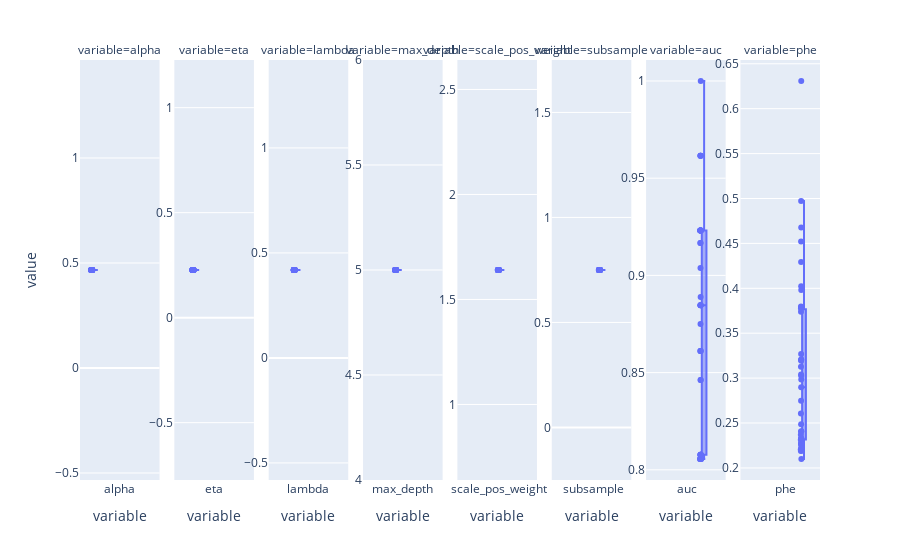

Notebook cell for this chart:
### Code cell
import plotly.express as px

fig_boxplot = px.box(
    bs_trials.drop("seed", axis="columns"),
    points="all",
    facet_col="variable",
)

fig_boxplot.update_xaxes(matches=None)
fig_boxplot.update_yaxes(matches=None)
fig_boxplot.for_each_yaxis(lambda yaxis: yaxis.update(showticklabels=True))
fig_boxplot.show()

### Figure 1 — Plotly figure (JSON) as saved in the notebook; plotly's stock layout.template omitted (floating-point values rounded to 4 significant figures)
{"data": [{"alignmentgroup": "True", "boxpoints": "all", "hovertemplate": "variable=%{x}<br>value=%{y}<extra></extra>", "legendgroup": "", "marker": {"color": "#636efa"}, "name": "", "notched": false, "offsetgroup": "", "orientation": "v", "showlegend": false, "type": "box", "x": ["alpha", "alpha", "alpha", "alpha", "alpha", "alpha", "alpha", "alpha", "alpha", "alpha", "alpha", "alpha", "alpha", "alpha", "alpha", "alpha", "alpha", "alpha", "alpha", "alpha", "alpha", "alpha", "alpha", "alpha", "alpha", "alpha", "alpha", "alpha", "alpha", "alpha", "alpha", "alpha", "alpha", "alpha", "alpha", "alpha", "alpha", "alpha", "alpha"], "x0": " ", "xaxis": "x", "y": [0.4666, 0.4666, 0.4666, 0.4666, 0.4666, 0.4666, 0.4666, 0.4666, 0.4666, 0.4666, 0.4666, 0.4666, 0.4666, 0.4666, 0.4666, 0.4666, 0.4666, 0.4666, 0.4666, 0.4666, 0.4666, 0.4666, 0.4666, 0.4666, 0.4666, 0.4666, 0.4666, 0.4666, 0.4666, 0.4666, 0.4666, 0.4666, 0.4666, 0.4666, 0.4666, 0.4666, 0.4666, 0.4666, 0.4666], "y0": " ", "yaxis": "y"}, {"alignmentgroup": "True", "boxpoints": "all", "hovertemplate": "variable=%{x}<br>value=%{y}<extra></extra>", "legendgroup": "", "marker": {"color": "#636efa"}, "name": "", "notched": false, "offsetgroup": "", "orientation": "v", "showlegend": false, "type": "box", "x": ["eta", "eta", "eta", "eta", "eta", "eta", "eta", "eta", "eta", "eta", "eta", "eta", "eta", "eta", "eta", "eta", "eta", "eta", "eta", "eta", "eta", "eta", "eta", "eta", "eta", "eta", "eta", "eta", "eta", "eta", "eta", "eta", "eta", "eta", "eta", "eta", "eta", "eta", "eta"], "x0": " ", "xaxis": "x2", "y": [0.2269, 0.2269, 0.2269, 0.2269, 0.2269, 0.2269, 0.2269, 0.2269, 0.2269, 0.2269, 0.2269, 0.2269, 0.2269, 0.2269, 0.2269, 0.2269, 0.2269, 0.2269, 0.2269, 0.2269, 0.2269, 0.2269, 0.2269, 0.2269, 0.2269, 0.2269, 0.2269, 0.2269, 0.2269, 0.2269, 0.2269, 0.2269, 0.2269, 0.2269, 0.2269, 0.2269, 0.2269, 0.2269, 0.2269], "y0": " ", "yaxis": "y2"}, {"alignmentgroup": "True", "boxpoints": "all", "hovertemplate": "variable=%{x}<br>value=%{y}<extra></extra>", "legendgroup": "", "marker": {"color": "#636efa"}, "name": "", "notched": false, "offsetgroup": "", "orientation": "v", "showlegend": false, "type": "box", "x": ["lambda", "lambda", "lambda", "lambda", "lambda", "lambda", "lambda", "lambda", "lambda", "lambda", "lambda", "lambda", "lambda", "lambda", "lambda", "lambda", "lambda", "lambda", "lambda", "lambda", "lambda", "lambda", "lambda", "lambda", "lambda", "lambda", "lambda", "lambda", "lambda", "lambda", "lambda", "lambda", "lambda", "lambda", "lambda", "lambda", "lambda", "lambda", "lambda"], "x0": " ", "xaxis": "x3", "y": [0.4186, 0.4186, 0.4186, 0.4186, 0.4186, 0.4186, 0.4186, 0.4186, 0.4186, 0.4186, 0.4186, 0.4186, 0.4186, 0.4186, 0.4186, 0.4186, 0.4186, 0.4186, 0.4186, 0.4186, 0.4186, 0.4186, 0.4186, 0.4186, 0.4186, 0.4186, 0.4186, 0.4186, 0.4186, 0.4186, 0.4186, 0.4186, 0.4186, 0.4186, 0.4186, 0.4186, 0.4186, 0.4186, 0.4186], "y0": " ", "yaxis": "y3"}, {"alignmentgroup": "True", "boxpoints": "all", "hovertemplate": "variable=%{x}<br>value=%{y}<extra></extra>", "legendgroup": "", "marker": {"color": "#636efa"}, "name": "", "notched": false, "offsetgroup": "", "orientation": "v", "showlegend": false, "type": "box", "x": ["max_depth", "max_depth", "max_depth", "max_depth", "max_depth", "max_depth", "max_depth", "max_depth", "max_depth", "max_depth", "max_depth", "max_depth", "max_depth", "max_depth", "max_depth", "max_depth", "max_depth", "max_depth", "max_depth", "max_depth", "max_depth", "max_depth", "max_depth", "max_depth", "max_depth", "max_depth", "max_depth", "max_depth", "max_depth", "max_depth", "max_depth", "max_depth", "max_depth", "max_depth", "max_depth", "max_depth", "max_depth", "max_depth", "max_depth"], "x0": " ", "xaxis": "x4", "y": [5, 5, 5, 5, 5, 5, 5, 5, 5, 5, 5, 5, 5, 5, 5, 5, 5, 5, 5, 5, 5, 5, 5, 5, 5, 5, 5, 5, 5, 5, 5, 5, 5, 5, 5, 5, 5, 5, 5], "y0": " ", "yaxis": "y4"}, {"alignmentgroup": "True", "boxpoints": "all", "hovertemplate": "variable=%{x}<br>value=%{y}<extra></extra>", "legendgroup": "", "marker": {"color": "#636efa"}, "name": "", "notched": false, "offsetgroup": "", "orientation": "v", "showlegend": false, "type": "box", "x": ["scale_pos_weight", "scale_pos_weight", "scale_pos_weight", "scale_pos_weight", "scale_pos_weight", "scale_pos_weight", "scale_pos_weight", "scale_pos_weight", "scale_pos_weight", "scale_pos_weight", "scale_pos_weight", "scale_pos_weight", "scale_pos_weight", "scale_pos_weight", "scale_pos_weight", "scale_pos_weight", "scale_pos_weight", "scale_pos_weight", "scale_pos_weight", "scale_pos_weight", "scale_pos_weight", "scale_pos_weight", "scale_pos_weight", "scale_pos_weight", "scale_pos_weight", "scale_pos_weight", "scale_pos_weight", "scale_pos_weight", "scale_pos_weight", "scale_pos_weight", "scale_pos_weight", "scale_pos_weight", "scale_pos_weight", "scale_pos_weight", "scale_pos_weight", "scale_pos_weight", "scale_pos_weight", "scale_pos_weight", "scale_pos_weight"], "x0": " ", "xaxis": "x5", "y": [1.64, 1.64, 1.64, 1.64, 1.64, 1.64, 1.64, 1.64, 1.64, 1.64, 1.64, 1.64, 1.64, 1.64, 1.64, 1.64, 1.64, 1.64, 1.64, 1.64, 1.64, 1.64, 1.64, 1.64, 1.64, 1.64, 1.64, 1.64, 1.64, 1.64, 1.64, 1.64, 1.64, 1.64, 1.64, 1.64, 1.64, 1.64, 1.64], "y0": " ", "yaxis": "y5"}, {"alignmentgroup": "True", "boxpoints": "all", "hovertemplate": "variable=%{x}<br>value=%{y}<extra></extra>", "legendgroup": "", "marker": {"color": "#636efa"}, "name": "", "notched": false, "offsetgroup": "", "orientation": "v", "showlegend": false, "type": "box", "x": ["subsample", "subsample", "subsample", "subsample", "subsample", "subsample", "subsample", "subsample", "subsample", "subsample", "subsample", "subsample", "subsample", "subsample", "subsample", "subsample", "subsample", "subsample", "subsample", "subsample", "subsample", "subsample", "subsample", "subsample", "subsample", "subsample", "subsample", "subsample", "subsample", "subsample", "subsample", "subsample", "subsample", "subsample", "subsample", "subsample", "subsample", "subsample", "subsample"], "x0": " ", "xaxis": "x6", "y": [0.7498, 0.7498, 0.7498, 0.7498, 0.7498, 0.7498, 0.7498, 0.7498, 0.7498, 0.7498, 0.7498, 0.7498, 0.7498, 0.7498, 0.7498, 0.7498, 0.7498, 0.7498, 0.7498, 0.7498, 0.7498, 0.7498, 0.7498, 0.7498, 0.7498, 0.7498, 0.7498, 0.7498, 0.7498, 0.7498, 0.7498, 0.7498, 0.7498, 0.7498, 0.7498, 0.7498, 0.7498, 0.7498, 0.7498], "y0": " ", "yaxis": "y6"}, {"alignmentgroup": "True", "boxpoints": "all", "hovertemplate": "variable=%{x}<br>value=%{y}<extra></extra>", "legendgroup": "", "marker": {"color": "#636efa"}, "name": "", "notched": false, "offsetgroup": "", "orientation": "v", "showlegend": false, "type": "box", "x": ["auc", "auc", "auc", "auc", "auc", "auc", "auc", "auc", "auc", "auc", "auc", "auc", "auc", "auc", "auc", "auc", "auc", "auc", "auc", "auc", "auc", "auc", "auc", "auc", "auc", "auc", "auc", "auc", "auc", "auc", "auc", "auc", "auc", "auc", "auc", "auc", "auc", "auc", "auc"], "x0": " ", "xaxis": "x7", "y": [0.9615, 0.9231, 0.8056, 0.8056, 0.8846, 1, 0.8077, 0.8056, 0.9615, 0.9038, 0.9231, 0.8846, 0.875, 0.9615, 0.8611, 0.8611, 0.8056, 0.9231, 0.9167, 0.9231, 0.9231, 0.8611, 0.8846, 0.8077, 0.9231, 0.8462, 0.8846, 0.9231, 0.8077, 0.8889, 0.9167, 0.8077, 0.8462, 0.9231, 0.8077, 0.9615, 0.9231, 0.8077, 0.8056], "y0": " ", "yaxis": "y7"}, {"alignmentgroup": "True", "boxpoints": "all", "hovertemplate": "variable=%{x}<br>value=%{y}<extra></extra>", "legendgroup": "", "marker": {"color": "#636efa"}, "name": "", "notched": false, "offsetgroup": "", "orientation": "v", "showlegend": false, "type": "box", "x": ["phe", "phe", "phe", "phe", "phe", "phe", "phe", "phe", "phe", "phe", "phe", "phe", "phe", "phe", "phe", "phe", "phe", "phe", "phe", "phe", "phe", "phe", "phe", "phe", "phe", "phe", "phe", "phe", "phe", "phe", "phe", "phe", "phe", "phe", "phe", "phe", "phe", "phe", "phe"], "x0": " ", "xaxis": "x8", "y": [0.2313, 0.2328, 0.2899, 0.2278, 0.4294, 0.2486, 0.398, 0.2271, 0.379, 0.2369, 0.2327, 0.3798, 0.2405, 0.2205, 0.304, 0.4676, 0.2408, 0.4522, 0.374, 0.3195, 0.2985, 0.21, 0.4972, 0.2216, 0.3127, 0.4023, 0.3269, 0.2322, 0.2606, 0.3026, 0.3207, 0.3775, 0.6308, 0.2257, 0.2187, 0.2255, 0.3204, 0.2192, 0.2749], "y0": " ", "yaxis": "y8"}], "layout": {"annotations": [{"font": {}, "showarrow": false, "text": "variable=alpha", "x": 0.05375, "xanchor": "center", "xref": "paper", "y": 1, "yanchor": "bottom", "yref": "paper"}, {"font": {}, "showarrow": false, "text": "variable=eta", "x": 0.1812, "xanchor": "center", "xref": "paper", "y": 1, "yanchor": "bottom", "yref": "paper"}, {"font": {}, "showarrow": false, "text": "variable=lambda", "x": 0.3087, "xanchor": "center", "xref": "paper", "y": 1, "yanchor": "bottom", "yref": "paper"}, {"font": {}, "showarrow": false, "text": "variable=max_depth", "x": 0.4363, "xanchor": "center", "xref": "paper", "y": 1, "yanchor": "bottom", "yref": "paper"}, {"font": {}, "showarrow": false, "text": "variable=scale_pos_weight", "x": 0.5637, "xanchor": "center", "xref": "paper", "y": 1, "yanchor": "bottom", "yref": "paper"}, {"font": {}, "showarrow": false, "text": "variable=subsample", "x": 0.6912, "xanchor": "center", "xref": "paper", "y": 1, "yanchor": "bottom", "yref": "paper"}, {"font": {}, "showarrow": false, "text": "variable=auc", "x": 0.8188, "xanchor": "center", "xref": "paper", "y": 1, "yanchor": "bottom", "yref": "paper"}, {"font": {}, "showarrow": false, "text": "variable=phe", "x": 0.9463, "xanchor": "center", "xref": "paper", "y": 1, "yanchor": "bottom", "yref": "paper"}], "boxmode": "group", "legend": {"tracegroupgap": 0}, "margin": {"t": 60}, "xaxis": {"anchor": "y", "categoryarray": ["alpha", "eta", "lambda", "max_depth", "scale_pos_weight", "subsample", "auc", "phe"], "categoryorder": "array", "domain": [0, 0.1075], "title": {"text": "variable"}}, "xaxis2": {"anchor": "y2", "categoryarray": ["alpha", "eta", "lambda", "max_depth", "scale_pos_weight", "subsample", "auc", "phe"], "categoryorder": "array", "domain": [0.1275, 0.235], "title": {"text": "variable"}}, "xaxis3": {"anchor": "y3", "categoryarray": ["alpha", "eta", "lambda", "max_depth", "scale_pos_weight", "subsample", "auc", "phe"], "categoryorder": "array", "domain": [0.255, 0.3625], "title": {"text": "variable"}}, "xaxis4": {"anchor": "y4", "categoryarray": ["alpha", "eta", "lambda", "max_depth", "scale_pos_weight", "subsample", "auc", "phe"], "categoryorder": "array", "domain": [0.3825, 0.49], "title": {"text": "variable"}}, "xaxis5": {"anchor": "y5", "categoryarray": ["alpha", "eta", "lambda", "max_depth", "scale_pos_weight", "subsample", "auc", "phe"], "categoryorder": "array", "domain": [0.51, 0.6175], "title": {"text": "variable"}}, "xaxis6": {"anchor": "y6", "categoryarray": ["alpha", "eta", "lambda", "max_depth", "scale_pos_weight", "subsample", "auc", "phe"], "categoryorder": "array", "domain": [0.6375, 0.745], "title": {"text": "variable"}}, "xaxis7": {"anchor": "y7", "categoryarray": ["alpha", "eta", "lambda", "max_depth", "scale_pos_weight", "subsample", "auc", "phe"], "categoryorder": "array", "domain": [0.765, 0.8725], "title": {"text": "variable"}}, "xaxis8": {"anchor": "y8", "categoryarray": ["alpha", "eta", "lambda", "max_depth", "scale_pos_weight", "subsample", "auc", "phe"], "categoryorder": "array", "domain": [0.8925, 1], "title": {"text": "variable"}}, "yaxis": {"anchor": "x", "domain": [0, 1], "showticklabels": true, "title": {"text": "value"}}, "yaxis2": {"anchor": "x2", "domain": [0, 1], "showticklabels": true}, "yaxis3": {"anchor": "x3", "domain": [0, 1], "showticklabels": true}, "yaxis4": {"anchor": "x4", "domain": [0, 1], "showticklabels": true}, "yaxis5": {"anchor": "x5", "domain": [0, 1], "showticklabels": true}, "yaxis6": {"anchor": "x6", "domain": [0, 1], "showticklabels": true}, "yaxis7": {"anchor": "x7", "domain": [0, 1], "showticklabels": true}, "yaxis8": {"anchor": "x8", "domain": [0, 1], "showticklabels": true}}}
